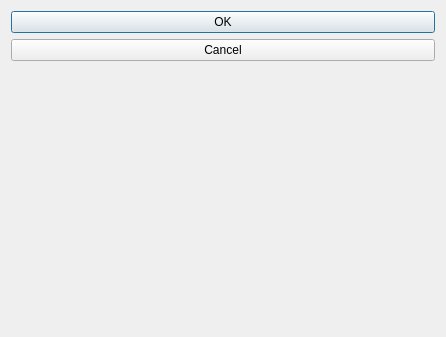
<?xml version="1.0" encoding="UTF-8"?>
<ui version="4.0">
 <class>mDlgMenubase</class>
 <widget class="QDialog" name="mDlgMenubase">
  <property name="geometry">
   <rect>
    <x>0</x>
    <y>0</y>
    <width>446</width>
    <height>337</height>
   </rect>
  </property>
  <property name="windowTitle">
   <string>Menubase dialog</string>
  </property>
  <layout class="QGridLayout" name="gridLayout">
   <item row="0" column="0">
    <layout class="QVBoxLayout">
     <property name="spacing">
      <number>6</number>
     </property>
     <property name="margin">
      <number>0</number>
     </property>
     <item>
      <widget class="QPushButton" name="okButton">
       <property name="text">
        <string>OK</string>
       </property>
      </widget>
     </item>
     <item>
      <widget class="QPushButton" name="cancelButton">
       <property name="text">
        <string>Cancel</string>
       </property>
      </widget>
     </item>
     <item>
      <spacer>
       <property name="orientation">
        <enum>Qt::Vertical</enum>
       </property>
       <property name="sizeHint" stdset="0">
        <size>
         <width>20</width>
         <height>40</height>
        </size>
       </property>
      </spacer>
     </item>
    </layout>
   </item>
  </layout>
 </widget>
 <resources/>
 <connections>
  <connection>
   <sender>okButton</sender>
   <signal>clicked()</signal>
   <receiver>mDlgMenubase</receiver>
   <slot>accept()</slot>
   <hints>
    <hint type="sourcelabel">
     <x>351</x>
     <y>38</y>
    </hint>
    <hint type="destinationlabel">
     <x>233</x>
     <y>29</y>
    </hint>
   </hints>
  </connection>
  <connection>
   <sender>cancelButton</sender>
   <signal>clicked()</signal>
   <receiver>mDlgMenubase</receiver>
   <slot>reject()</slot>
   <hints>
    <hint type="sourcelabel">
     <x>330</x>
     <y>66</y>
    </hint>
    <hint type="destinationlabel">
     <x>197</x>
     <y>125</y>
    </hint>
   </hints>
  </connection>
 </connections>
</ui>
